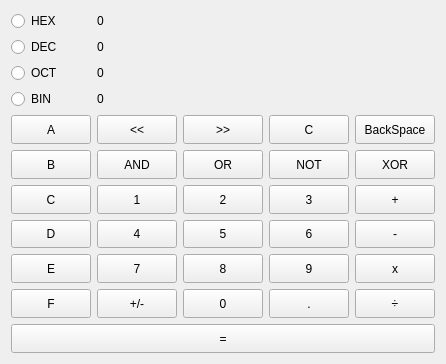
<?xml version="1.0" encoding="UTF-8"?>
<ui version="4.0">
 <class>ProgrammerPage</class>
 <widget class="QWidget" name="ProgrammerPage">
  <property name="geometry">
   <rect>
    <x>0</x>
    <y>0</y>
    <width>417</width>
    <height>364</height>
   </rect>
  </property>
  <property name="windowTitle">
   <string>Form</string>
  </property>
  <layout class="QGridLayout" name="gridLayout">
   <item row="8" column="2">
    <widget class="QPushButton" name="btn_8">
     <property name="sizePolicy">
      <sizepolicy hsizetype="Minimum" vsizetype="Expanding">
       <horstretch>0</horstretch>
       <verstretch>0</verstretch>
      </sizepolicy>
     </property>
     <property name="text">
      <string>8</string>
     </property>
    </widget>
   </item>
   <item row="5" column="0">
    <widget class="QPushButton" name="btn_B">
     <property name="sizePolicy">
      <sizepolicy hsizetype="Minimum" vsizetype="Expanding">
       <horstretch>0</horstretch>
       <verstretch>0</verstretch>
      </sizepolicy>
     </property>
     <property name="text">
      <string>B</string>
     </property>
    </widget>
   </item>
   <item row="7" column="1">
    <widget class="QPushButton" name="btn_4">
     <property name="sizePolicy">
      <sizepolicy hsizetype="Minimum" vsizetype="Expanding">
       <horstretch>0</horstretch>
       <verstretch>0</verstretch>
      </sizepolicy>
     </property>
     <property name="text">
      <string>4</string>
     </property>
    </widget>
   </item>
   <item row="1" column="1" colspan="2">
    <widget class="QLabel" name="showDEC">
     <property name="text">
      <string>0</string>
     </property>
    </widget>
   </item>
   <item row="5" column="1">
    <widget class="QPushButton" name="btnAND">
     <property name="sizePolicy">
      <sizepolicy hsizetype="Minimum" vsizetype="Expanding">
       <horstretch>0</horstretch>
       <verstretch>0</verstretch>
      </sizepolicy>
     </property>
     <property name="text">
      <string>AND</string>
     </property>
    </widget>
   </item>
   <item row="7" column="4">
    <widget class="QPushButton" name="btnMinus">
     <property name="sizePolicy">
      <sizepolicy hsizetype="Minimum" vsizetype="Expanding">
       <horstretch>0</horstretch>
       <verstretch>0</verstretch>
      </sizepolicy>
     </property>
     <property name="text">
      <string>-</string>
     </property>
    </widget>
   </item>
   <item row="9" column="1">
    <widget class="QPushButton" name="btnChangePlusMinus">
     <property name="sizePolicy">
      <sizepolicy hsizetype="Minimum" vsizetype="Expanding">
       <horstretch>0</horstretch>
       <verstretch>0</verstretch>
      </sizepolicy>
     </property>
     <property name="text">
      <string>+/-</string>
     </property>
    </widget>
   </item>
   <item row="6" column="2">
    <widget class="QPushButton" name="btn_2">
     <property name="sizePolicy">
      <sizepolicy hsizetype="Minimum" vsizetype="Expanding">
       <horstretch>0</horstretch>
       <verstretch>0</verstretch>
      </sizepolicy>
     </property>
     <property name="text">
      <string>2</string>
     </property>
    </widget>
   </item>
   <item row="6" column="1">
    <widget class="QPushButton" name="btn_1">
     <property name="sizePolicy">
      <sizepolicy hsizetype="Minimum" vsizetype="Expanding">
       <horstretch>0</horstretch>
       <verstretch>0</verstretch>
      </sizepolicy>
     </property>
     <property name="text">
      <string>1</string>
     </property>
    </widget>
   </item>
   <item row="2" column="1" colspan="2">
    <widget class="QLabel" name="showOCT">
     <property name="text">
      <string>0</string>
     </property>
    </widget>
   </item>
   <item row="4" column="3">
    <widget class="QPushButton" name="btnClean">
     <property name="sizePolicy">
      <sizepolicy hsizetype="Minimum" vsizetype="Expanding">
       <horstretch>0</horstretch>
       <verstretch>0</verstretch>
      </sizepolicy>
     </property>
     <property name="text">
      <string>C</string>
     </property>
    </widget>
   </item>
   <item row="7" column="2">
    <widget class="QPushButton" name="btn_5">
     <property name="sizePolicy">
      <sizepolicy hsizetype="Minimum" vsizetype="Expanding">
       <horstretch>0</horstretch>
       <verstretch>0</verstretch>
      </sizepolicy>
     </property>
     <property name="text">
      <string>5</string>
     </property>
    </widget>
   </item>
   <item row="0" column="0">
    <widget class="QRadioButton" name="radioButton_HEX">
     <property name="text">
      <string>HEX</string>
     </property>
    </widget>
   </item>
   <item row="4" column="2">
    <widget class="QPushButton" name="btnMoveRight">
     <property name="sizePolicy">
      <sizepolicy hsizetype="Minimum" vsizetype="Expanding">
       <horstretch>0</horstretch>
       <verstretch>0</verstretch>
      </sizepolicy>
     </property>
     <property name="text">
      <string>&gt;&gt;</string>
     </property>
    </widget>
   </item>
   <item row="9" column="4">
    <widget class="QPushButton" name="btnExcept">
     <property name="sizePolicy">
      <sizepolicy hsizetype="Minimum" vsizetype="Expanding">
       <horstretch>0</horstretch>
       <verstretch>0</verstretch>
      </sizepolicy>
     </property>
     <property name="text">
      <string>÷</string>
     </property>
    </widget>
   </item>
   <item row="0" column="1" colspan="2">
    <widget class="QLabel" name="showHEX">
     <property name="text">
      <string>0</string>
     </property>
    </widget>
   </item>
   <item row="5" column="3">
    <widget class="QPushButton" name="btnNOT">
     <property name="sizePolicy">
      <sizepolicy hsizetype="Minimum" vsizetype="Expanding">
       <horstretch>0</horstretch>
       <verstretch>0</verstretch>
      </sizepolicy>
     </property>
     <property name="text">
      <string>NOT</string>
     </property>
    </widget>
   </item>
   <item row="5" column="4">
    <widget class="QPushButton" name="btnXOR">
     <property name="sizePolicy">
      <sizepolicy hsizetype="Minimum" vsizetype="Expanding">
       <horstretch>0</horstretch>
       <verstretch>0</verstretch>
      </sizepolicy>
     </property>
     <property name="text">
      <string>XOR</string>
     </property>
    </widget>
   </item>
   <item row="7" column="3">
    <widget class="QPushButton" name="btn_6">
     <property name="sizePolicy">
      <sizepolicy hsizetype="Minimum" vsizetype="Expanding">
       <horstretch>0</horstretch>
       <verstretch>0</verstretch>
      </sizepolicy>
     </property>
     <property name="text">
      <string>6</string>
     </property>
    </widget>
   </item>
   <item row="9" column="2">
    <widget class="QPushButton" name="btn_0">
     <property name="sizePolicy">
      <sizepolicy hsizetype="Minimum" vsizetype="Expanding">
       <horstretch>0</horstretch>
       <verstretch>0</verstretch>
      </sizepolicy>
     </property>
     <property name="text">
      <string>0</string>
     </property>
    </widget>
   </item>
   <item row="4" column="0">
    <widget class="QPushButton" name="btn_A">
     <property name="sizePolicy">
      <sizepolicy hsizetype="Minimum" vsizetype="Expanding">
       <horstretch>0</horstretch>
       <verstretch>0</verstretch>
      </sizepolicy>
     </property>
     <property name="text">
      <string>A</string>
     </property>
    </widget>
   </item>
   <item row="4" column="4">
    <widget class="QPushButton" name="btnBackSpace">
     <property name="sizePolicy">
      <sizepolicy hsizetype="Minimum" vsizetype="Expanding">
       <horstretch>0</horstretch>
       <verstretch>0</verstretch>
      </sizepolicy>
     </property>
     <property name="text">
      <string>BackSpace</string>
     </property>
    </widget>
   </item>
   <item row="9" column="0">
    <widget class="QPushButton" name="btn_F">
     <property name="sizePolicy">
      <sizepolicy hsizetype="Minimum" vsizetype="Expanding">
       <horstretch>0</horstretch>
       <verstretch>0</verstretch>
      </sizepolicy>
     </property>
     <property name="text">
      <string>F</string>
     </property>
    </widget>
   </item>
   <item row="6" column="4">
    <widget class="QPushButton" name="btnAdd">
     <property name="sizePolicy">
      <sizepolicy hsizetype="Minimum" vsizetype="Expanding">
       <horstretch>0</horstretch>
       <verstretch>0</verstretch>
      </sizepolicy>
     </property>
     <property name="text">
      <string>+</string>
     </property>
    </widget>
   </item>
   <item row="8" column="3">
    <widget class="QPushButton" name="btn_9">
     <property name="sizePolicy">
      <sizepolicy hsizetype="Minimum" vsizetype="Expanding">
       <horstretch>0</horstretch>
       <verstretch>0</verstretch>
      </sizepolicy>
     </property>
     <property name="text">
      <string>9</string>
     </property>
    </widget>
   </item>
   <item row="6" column="0">
    <widget class="QPushButton" name="btn_C">
     <property name="sizePolicy">
      <sizepolicy hsizetype="Minimum" vsizetype="Expanding">
       <horstretch>0</horstretch>
       <verstretch>0</verstretch>
      </sizepolicy>
     </property>
     <property name="text">
      <string>C</string>
     </property>
    </widget>
   </item>
   <item row="8" column="1">
    <widget class="QPushButton" name="btn_7">
     <property name="sizePolicy">
      <sizepolicy hsizetype="Minimum" vsizetype="Expanding">
       <horstretch>0</horstretch>
       <verstretch>0</verstretch>
      </sizepolicy>
     </property>
     <property name="text">
      <string>7</string>
     </property>
    </widget>
   </item>
   <item row="3" column="0">
    <widget class="QRadioButton" name="radioButton_BIN">
     <property name="text">
      <string>BIN</string>
     </property>
    </widget>
   </item>
   <item row="8" column="4">
    <widget class="QPushButton" name="btnMultiply">
     <property name="sizePolicy">
      <sizepolicy hsizetype="Minimum" vsizetype="Expanding">
       <horstretch>0</horstretch>
       <verstretch>0</verstretch>
      </sizepolicy>
     </property>
     <property name="text">
      <string>x</string>
     </property>
    </widget>
   </item>
   <item row="5" column="2">
    <widget class="QPushButton" name="btnOR">
     <property name="sizePolicy">
      <sizepolicy hsizetype="Minimum" vsizetype="Expanding">
       <horstretch>0</horstretch>
       <verstretch>0</verstretch>
      </sizepolicy>
     </property>
     <property name="text">
      <string>OR</string>
     </property>
    </widget>
   </item>
   <item row="4" column="1">
    <widget class="QPushButton" name="btnMoveLeft">
     <property name="sizePolicy">
      <sizepolicy hsizetype="Minimum" vsizetype="Expanding">
       <horstretch>0</horstretch>
       <verstretch>0</verstretch>
      </sizepolicy>
     </property>
     <property name="text">
      <string>&lt;&lt;</string>
     </property>
    </widget>
   </item>
   <item row="8" column="0">
    <widget class="QPushButton" name="btn_E">
     <property name="sizePolicy">
      <sizepolicy hsizetype="Minimum" vsizetype="Expanding">
       <horstretch>0</horstretch>
       <verstretch>0</verstretch>
      </sizepolicy>
     </property>
     <property name="text">
      <string>E</string>
     </property>
    </widget>
   </item>
   <item row="1" column="0">
    <widget class="QRadioButton" name="radioButton_DEC">
     <property name="text">
      <string>DEC</string>
     </property>
    </widget>
   </item>
   <item row="9" column="3">
    <widget class="QPushButton" name="btn_point">
     <property name="sizePolicy">
      <sizepolicy hsizetype="Minimum" vsizetype="Expanding">
       <horstretch>0</horstretch>
       <verstretch>0</verstretch>
      </sizepolicy>
     </property>
     <property name="text">
      <string>.</string>
     </property>
    </widget>
   </item>
   <item row="7" column="0">
    <widget class="QPushButton" name="btn_D">
     <property name="sizePolicy">
      <sizepolicy hsizetype="Minimum" vsizetype="Expanding">
       <horstretch>0</horstretch>
       <verstretch>0</verstretch>
      </sizepolicy>
     </property>
     <property name="text">
      <string>D</string>
     </property>
    </widget>
   </item>
   <item row="3" column="1" colspan="4">
    <widget class="QLabel" name="showBIN">
     <property name="text">
      <string>0</string>
     </property>
    </widget>
   </item>
   <item row="6" column="3">
    <widget class="QPushButton" name="btn_3">
     <property name="sizePolicy">
      <sizepolicy hsizetype="Minimum" vsizetype="Expanding">
       <horstretch>0</horstretch>
       <verstretch>0</verstretch>
      </sizepolicy>
     </property>
     <property name="text">
      <string>3</string>
     </property>
    </widget>
   </item>
   <item row="2" column="0">
    <widget class="QRadioButton" name="radioButton_OCT">
     <property name="text">
      <string>OCT</string>
     </property>
    </widget>
   </item>
   <item row="10" column="0" colspan="5">
    <widget class="QPushButton" name="btnEvaluate">
     <property name="sizePolicy">
      <sizepolicy hsizetype="Minimum" vsizetype="Expanding">
       <horstretch>0</horstretch>
       <verstretch>0</verstretch>
      </sizepolicy>
     </property>
     <property name="text">
      <string>=</string>
     </property>
    </widget>
   </item>
  </layout>
 </widget>
 <resources/>
 <connections/>
</ui>
